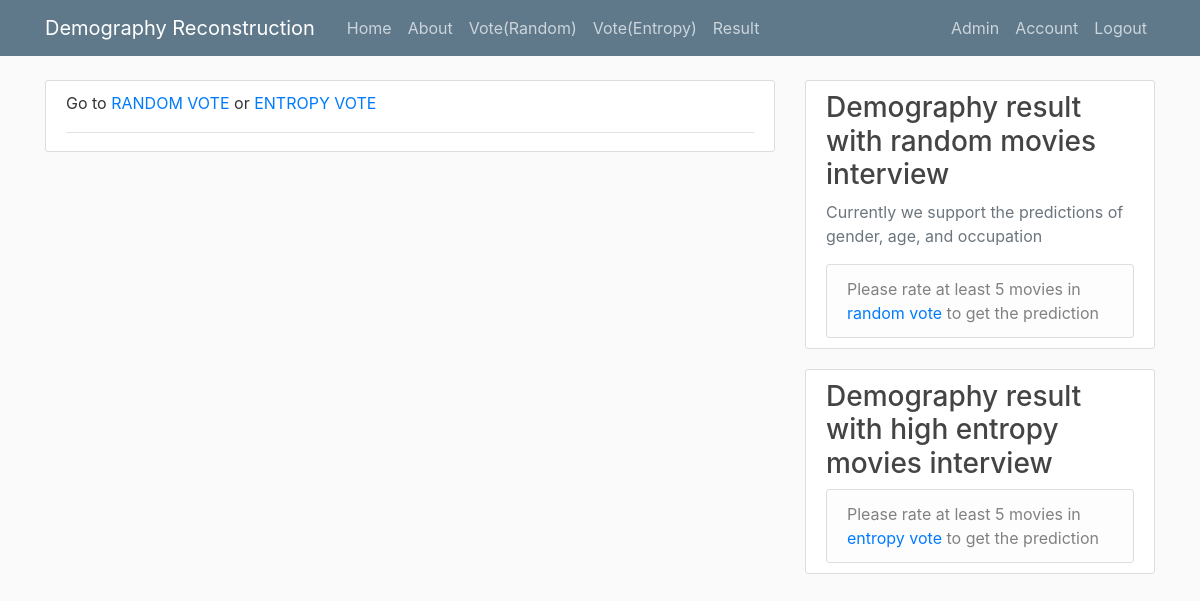
Page /result (signed in) on the earlier database version.
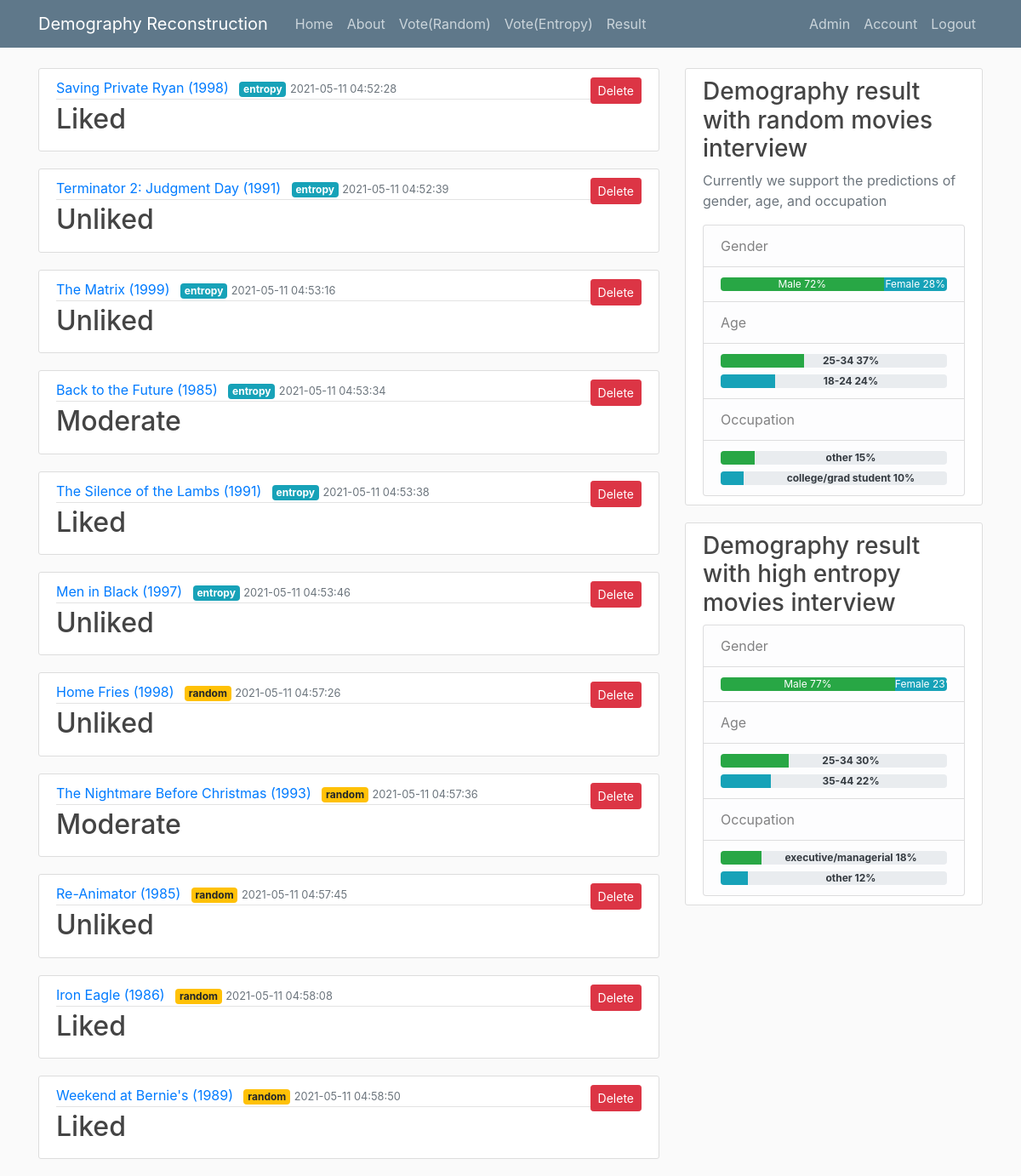
Same page on the later database version.
### flaskRecommender/models.py (models this page shows, shortened)
class Rating(db.Model):
    id = db.Column(db.Integer, primary_key=True)
    question_type = db.Column(db.Integer, nullable=False)
    score = db.Column(db.Integer, nullable=False)
    date_rated = db.Column(db.DateTime, nullable=False, default=datetime.utcnow)
    film_id = db.Column(db.Integer, db.ForeignKey('movie.id'), nullable=False)
    user_id = db.Column(db.Integer, db.ForeignKey('user.id'), nullable=False)

class Movie(db.Model):
    id = db.Column(db.Integer, primary_key=True)
    name = db.Column(db.String(100), nullable=False)
    ratings = db.relationship('Rating', backref='movie', lazy='dynamic')

class Demography(db.Model):
    id = db.Column(db.Integer, primary_key=True)
    question_type = db.Column(db.Integer, nullable=False)
    male = db.Column(db.Integer, nullable=False, default=0)
    age1 = db.Column(db.Integer, nullable=False, default=0)
    age1_p = db.Column(db.Integer, nullable=False, default=0)
    age2 = db.Column(db.Integer, nullable=False, default=0)
    age2_p = db.Column(db.Integer, nullable=False, default=0)
    occup1 = db.Column(db.Integer, nullable=False, default=0)
    occup1_p = db.Column(db.Integer, nullable=False, default=0)
    occup2 = db.Column(db.Integer, nullable=False, default=0)
    occup2_p = db.Column(db.Integer, nullable=False, default=0)
    date_generated = db.Column(db.DateTime, nullable=False, default=datetime.utcnow)
    user_id = db.Column(db.Integer, db.ForeignKey('user.id'), nullable=False)

### flaskRecommender/routes.py (the view)
@app.route('/result', methods=['POST', 'GET'])
@login_required
def result():
    rating = Rating.query.filter_by(user_id=current_user.id)
    return render_template('result.html', title='Result', ratings=rating)

### flaskRecommender/models.py (called while the page is built)
@login_manager.user_loader
def load_user(user_id):
    return User.query.get(int(user_id))

### flaskRecommender/templates/result.html (shortened to what this page needs)
{% extends "layout.html" %}
{% block content %}
    {% if ratings.count() == 0 %}
        <article class="media content-section">
          <div class="media-body">
            <div class="article-metadata">
              <p class="mr-2" href="#">Go to <a href="{{ url_for('random_vote') }}">RANDOM VOTE</a> or <a href="{{ url_for('entropy_vote') }}">ENTROPY VOTE</a></p>
            </div>
          </div>
        </article>
    {% else %}
    {% for rating in ratings %}
        <article class="media content-section">
          <div class="media-body">
            <div class="article-metadata">
              <a class="mr-2" href="#">{{ rating.movie.name  }}</a>
                {% if rating.question_type == 0 %}
              <span class="badge badge-warning">random</span>
                {% elif rating.question_type == 1 %}
              <span class="badge badge-info">entropy</span>
                {% endif %}
              <small class="text-muted">{{ rating.date_rated.strftime('%Y-%m-%d %H:%M:%S') }}</small>
                <form class="float-right" action="{{ url_for('delete_rating', rating_id=rating.id) }}" method="POST">
                    <button type="submit" class="btn btn-danger btn-sm float-right" >Delete</button>
                </form>
            </div>
            {% if rating.score == 5 %}
            <h2><a class="article-title" href="#">Liked</a></h2>
              {% elif rating.score == 1 %}
            <h2><a class="article-title" href="#">Unliked</a></h2>
              {% elif rating.score == 3 %}
            <h2><a class="article-title" href="#">Moderate</a></h2>
              {% elif rating.score == 0 %}
            <h2><a class="article-title" href="#">Unknown</a></h2>
              {% endif %}
          </div>
        </article>
    {% endfor %}
    {% endif %}
{% endblock content %}

### flaskRecommender/templates/layout.html (shortened to what this page needs)
<!DOCTYPE html>
<html lang="en">
<head>
    <link rel="stylesheet" href="{{ url_for('static', filename='bootstrap.min.css') }}">
    <link rel="stylesheet" type="text/css" href="{{ url_for('static', filename='main.css') }}">
</head>
<body>
    <header class="site-header">
      <nav class="navbar navbar-expand-md navbar-dark bg-steel fixed-top">
        <div class="container">
          <a class="navbar-brand mr-4" href="/">Demography Reconstruction</a>
          <div class="collapse navbar-collapse" id="navbarToggle">
            <div class="navbar-nav mr-auto">
              <a class="nav-item nav-link" href="{{ url_for('home') }}">Home</a>
              <a class="nav-item nav-link" href="{{ url_for('about') }}">About</a>
              {% if current_user.is_authenticated %}
              <a class="nav-item nav-link" href="{{ url_for('random_vote') }}">Vote(Random)</a>
              <a class="nav-item nav-link" href="{{ url_for('entropy_vote') }}">Vote(Entropy)</a>
              <a class="nav-item nav-link" href="{{ url_for('result') }}">Result</a>
              {% endif %}
            </div>
            <div class="navbar-nav">
              {% if current_user.is_authenticated %}
                  {% if current_user.username == 'test' %}
                      <a class="nav-item nav-link" href="{{ url_for('admin') }}">Admin</a>
                  {% endif %}
              <a class="nav-item nav-link" href="{{ url_for('account') }}">Account</a>
              <a class="nav-item nav-link" href="{{ url_for('logout') }}">Logout</a>
              {% else %}
              <a class="nav-item nav-link" href="{{ url_for('login') }}">Login</a>
              <a class="nav-item nav-link" href="{{ url_for('register') }}">Register</a>
              {% endif %}
            </div>
          </div>
        </div>
      </nav>
    </header>
    <main role="main" class="container">
      <div class="row">
        <div class="col-md-8">
          {% block content %}{% endblock %}
        </div>
        <div class="col-md-4">
            {% if current_user.is_authenticated %}
                    {% set demographics = current_user.demographics.all() %}
                    {% set demo_dict = {"0":0, "1":0} %}
                    {% set age_dict = {1:  "Under 18", 18:  "18-24", 25:  "25-34", 35:  "35-44", 45:  "45-49", 50:  "50-55", 56:  "56+", -1:"N/A"} %}
            {% endif %}
          <div class="content-section">
            <h3>Demography result with random movies interview</h3>
              <p class='text-muted'>Currently we support the predictions of gender, age, and occupation</p>
              <ul class="list-group">
              {% if demographics is defined %}
                {% for demo in demographics %}
                    {% if demo.question_type == 0 %}
                        {% set x=demo_dict.__setitem__("0", demo) %}
                    {% elif demo.question_type == 1 %}
                        {% set x=demo_dict.__setitem__("1", demo) %}
                    {% endif %}
                {% endfor %}
              {% endif %}
              {% if demo_dict is defined and demo_dict["0"]!=0  %}
                  {% set random = demo_dict["0"] %}
                <li class="list-group-item list-group-item-light">Gender</li>
                <li class="list-group-item list-group-item-light">
                    <div class="progress">
                      <div class="progress-bar bg-success" style="width:{{ random.male }}%">
                        Male {{ random.male }}%
                      </div>
                      <div class="progress-bar bg-info" style="width:{{ 100 - random.male }}%">
                        Female {{ 100 - random.male }}%
                      </div>
                    </div>
                </li>
                <li class="list-group-item list-group-item-light">Age</li>
                <li class="list-group-item list-group-item-light">
                    <div class="progress">
                      <div class="progress-bar bg-success" style="width:{{ random.age1_p }}%">
                        <span class="text-dark justify-content-center position-absolute w-100"><strong>{{ age_dict[random.age1] }} {{ random.age1_p }}%</strong></span>
                      </div>
                    </div>
                    <div class="progress mt-2">
                      <div class="progress-bar bg-info" style="width:{{ random.age2_p }}%">
                          <span class="text-dark justify-content-center position-absolute w-100"><strong>{{ age_dict[random.age2] }} {{ random.age2_p }}%</strong></span>
                      </div>
                    </div>
                </li>
                <li class="list-group-item list-group-item-light">Occupation</li>
                <li class="list-group-item list-group-item-light">
                    <div class="progress">
                      <div class="progress-bar bg-success" style="width:{{ random.occup1_p }}%">
                        <span class="text-dark justify-content-center position-absolute w-100"><strong>{{ occup_dict[random.occup1] }} {{ random.occup1_p }}%</strong></span>
                      </div>
                    </div>
                    <div class="progress mt-2">
                      <div class="progress-bar bg-info" style="width:{{ random.occup2_p }}%">
                          <span class="text-dark justify-content-center position-absolute w-100"><strong>{{ occup_dict[random.occup2] }} {{ random.occup2_p }}%</strong></span>
                      </div>
                    </div>
                </li>
                  {% else %}
                  <li class="list-group-item list-group-item-light">Please rate at least 5 movies in <a href="{{ url_for('random_vote') }}">random vote</a> to get the prediction</li>
                  {% endif %}
              </ul>
          </div>
          <div class="content-section">
            <h3>Demography result with high entropy movies interview</h3>
              <ul class="list-group">
              {% set entropy = [] %}
              {% if demo_dict is defined and demo_dict["1"]!=0 %}
                  {% set entropy = demo_dict["1"] %}
                <li class="list-group-item list-group-item-light">Gender</li>
                <li class="list-group-item list-group-item-light">
                    <div class="progress">
                      <div class="progress-bar bg-success" style="width:{{ entropy.male }}%">
                        Male {{ entropy.male }}%
                      </div>
                      <div class="progress-bar bg-info" style="width:{{ 100 - entropy.male }}%">
                        Female {{ 100 - entropy.male }}%
                      </div>
                    </div>
                </li>
                <li class="list-group-item list-group-item-light">Age</li>
                <li class="list-group-item list-group-item-light">
                    <div class="progress">
                      <div class="progress-bar bg-success" style="width:{{ entropy.age1_p }}%">
                        <span class="text-dark justify-content-center position-absolute w-100"><strong>{{ age_dict[entropy.age1] }} {{ entropy.age1_p }}%</strong></span>
                      </div>
                    </div>
                    <div class="progress mt-2">
                      <div class="progress-bar bg-info" style="width:{{ entropy.age2_p }}%">
                          <span class="text-dark justify-content-center position-absolute w-100"><strong>{{ age_dict[entropy.age2] }} {{ entropy.age2_p }}%</strong></span>
                      </div>
                    </div>
                </li>
                <li class="list-group-item list-group-item-light">Occupation</li>
                <li class="list-group-item list-group-item-light">
                    <div class="progress">
                      <div class="progress-bar bg-success" style="width:{{ entropy.occup1_p }}%">
                        <span class="text-dark justify-content-center position-absolute w-100"><strong>{{ occup_dict[entropy.occup1] }} {{ entropy.occup1_p }}%</strong></span>
                      </div>
                    </div>
                    <div class="progress mt-2">
                      <div class="progress-bar bg-info" style="width:{{ entropy.occup2_p }}%">
                          <span class="text-dark justify-content-center position-absolute w-100"><strong>{{ occup_dict[entropy.occup2] }} {{ entropy.occup2_p }}%</strong></span>
                      </div>
                    </div>
                </li>
                  {% else %}
                    <li class="list-group-item list-group-item-light">Please rate at least 5 movies in <a href="{{ url_for('entropy_vote') }}">entropy vote</a> to get the prediction</li>
                  {% endif %}
              </ul>
          </div>
        </div>
      </div>
    </main>
</body>
</html>

### flaskRecommender/static/main.css (style rules this page uses)
body { background: #fafafa; color: #333333; margin-top: 5rem; }
h1, h2, h3, h4, h5, h6 { color: #444444; }
.bg-steel { background-color: #5f788a; }
.site-header .navbar-nav .nav-link { color: #cbd5db; }
.content-section { background: #ffffff; padding: 10px 20px; border: 1px solid #dddddd; border-radius: 3px; margin-bottom: 20px; }
.article-title { color: #444444; }
.article-metadata { padding-bottom: 1px; margin-bottom: 4px; border-bottom: 1px solid #e3e3e3 }

Differences in the rows shown:
added Rating: movie.name "Saving Private Ryan (1998)", question_type "entropy", date_rated "2021-05-11 04:52:28", score "Liked"
added Rating: movie.name "Terminator 2: Judgment Day (1991)", question_type "entropy", date_rated "2021-05-11 04:52:39", score "Unliked"
added Rating: movie.name "The Matrix (1999)", question_type "entropy", date_rated "2021-05-11 04:53:16", score "Unliked"
added Rating: movie.name "Back to the Future (1985)", question_type "entropy", date_rated "2021-05-11 04:53:34", score "Moderate"
added Rating: movie.name "The Silence of the Lambs (1991)", question_type "entropy", date_rated "2021-05-11 04:53:38", score "Liked"
added Rating: movie.name "Men in Black (1997)", question_type "entropy", date_rated "2021-05-11 04:53:46", score "Unliked"
added Rating: movie.name "Home Fries (1998)", question_type "random", date_rated "2021-05-11 04:57:26", score "Unliked"
added Rating: movie.name "The Nightmare Before Christmas (1993)", question_type "random", date_rated "2021-05-11 04:57:36", score "Moderate"
added Rating: movie.name "Re-Animator (1985)", question_type "random", date_rated "2021-05-11 04:57:45", score "Unliked"
added Rating: movie.name "Iron Eagle (1986)", question_type "random", date_rated "2021-05-11 04:58:08", score "Liked"
added Rating: movie.name "Weekend at Bernie's (1989)", question_type "random", date_rated "2021-05-11 04:58:50", score "Liked"
added Demography: male "72", 100-random.male "28", age1 "25-34", age1_p "37", age2 "18-24", age2_p "24", occup1 "other", occup1_p "15", occup2 "college/grad student", occup2_p "10"
added Demography: male "77", 100-entropy.male "23", age1 "25-34", age1_p "30", age2 "35-44", age2_p "22", occup1 "executive/managerial", occup1_p "18", occup2 "other", occup2_p "12"
Other differences:
text no longer shown: "Go to RANDOM VOTE or ENTROPY VOTE Please rate at least 5 movies in random vote to get the prediction Please rate at least 5 movies in entropy vote to get the prediction"
text now shown: "Gender Male % Female % Age % % Occupation % % Gender Male % Female Age % % Occupation % %"
